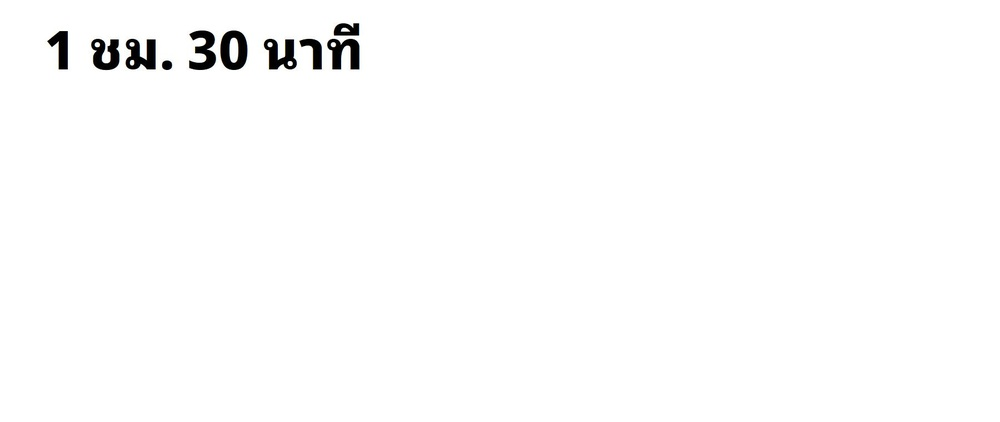
#> input picture data/ttf11/train/img/ExtraBold/image-000000111.jpg, 1000 x 422 px, shrunk from 1800 x 760 before the run, found by its file name
$ python bounding_rect2.py
#> lines starting #> are read from the running program, lines starting #| are printed output that depends on the picture; after the words box and inside, x2 and y2 are one past the last pixel; in counts of white or black regions, pixels touching at a corner belong together
from PIL import Image, ImageOps
import os
from shutil import copyfile
import shutil
import os
import cv2
import numpy as np

# 원본 이미지 경로
source_path = r'C:\Users\TAMSystech\yjh\ipynb\deep-text-recognition-benchmark\data\ttf11\train\img'

# 대상 이미지 경로
target_path = r'C:\Users\TAMSystech\yjh\ipynb\deep-text-recognition-benchmark\data\ttf11\train2\img'

# 원본 이미지 경로
source_path = r'C:\Users\TAMSystech\yjh\ipynb\deep-text-recognition-benchmark\data\ttf11\train2\img'

# 대상 이미지 경로
target_path = r'C:\Users\TAMSystech\yjh\ipynb\deep-text-recognition-benchmark\data\ttf11\train3\img'

# 패딩 크기 정의
padding_size = 10
padding_size = 100

# 각 디렉터리에 대해 작업 수행
for root, dirs, files in os.walk(source_path):
    for dir_name in dirs:
        # 새로운 디렉터리 경로 생성
        source_dir_path = os.path.join(source_path, dir_name)
        target_dir_path = os.path.join(target_path, dir_name)

        # 새로운 디렉터리 생성
        os.makedirs(target_dir_path, exist_ok=True)

        # 각 디렉터리에 있는 jpg 파일 처리
        for filename in os.listdir(source_dir_path):
            if filename.lower().endswith('.jpg'):
                src_file_path = os.path.join(source_dir_path, filename)
                target_file_path = os.path.join(target_dir_path, filename)

                print(f'이건 정상으로 디렉토리일때 반복할때 filename : {filename}')
                src_image_path = os.path.join(source_dir_path, filename)
                print(f'이건 정상으로 디렉토리일때 반복할때 src_image_path : {src_image_path}')
                source_file_path = os.path.join(source_dir_path, filename)
                target_file_path = os.path.join(target_dir_path, filename)


                # 이미지 로드
                src_image = Image.open(src_image_path)
#> src_image is the input picture: PIL image 1000x422 RGB; mean R, G, B 252.1, 252.1, 252.1

                # 이미지를 그레이스케일로 변환
                src_img_cv_grey = cv2.cvtColor(np.array(src_image), cv2.COLOR_BGR2GRAY)

                # 이미지 이진화
                _, src_binary = cv2.threshold(src_img_cv_grey, 128, 255, cv2.THRESH_BINARY_INV)
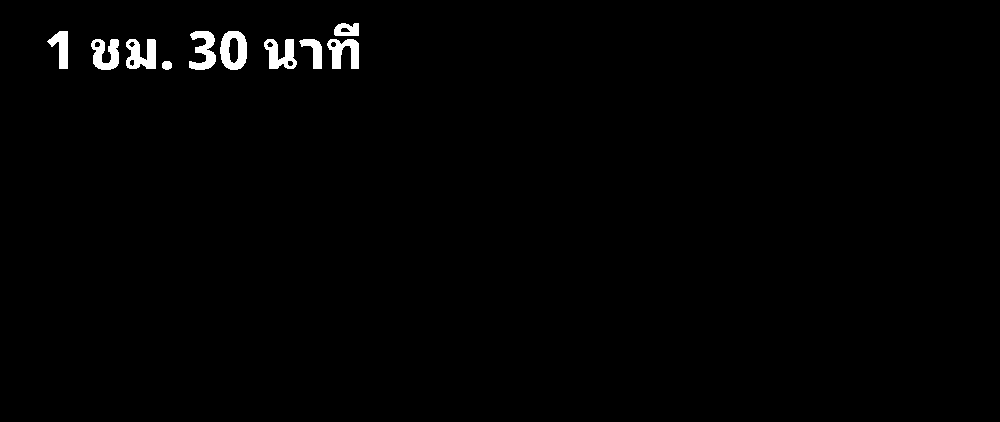
#> src_binary: shape (422, 1000); 1.1% white; 10 white regions

                # 윤곽선 찾기
                src_contours, _ = cv2.findContours(src_binary, cv2.RETR_EXTERNAL, cv2.CHAIN_APPROX_SIMPLE)
#> src_contours = 10 contours; largest, box (x1, y1, x2, y2) and area: (220, 31, 247, 70) 834, (126, 39, 156, 69) 597, (264, 39, 297, 69) 568, (327, 39, 359, 69) 529, (91, 39, 119, 70) 529
                # print(f"src_contours: {src_contours} ")

                # 전체 텍스트 영역을 포함하는 bounding box 계산
                x_min, y_min, x_max, y_max = float('inf'), float('inf'), 0, 0
                x_min, y_min, x_max, y_max = float('inf'), float('inf'), 0, 0

                # 추가할 여백 값
                margin = 5  # 예시로 10으로 설정하였습니다. 필요에 따라 조절하세요.

                for contour in src_contours:
                    x, y, w, h = cv2.boundingRect(contour)
                    print(f"x: {x}, y: {y}, w: {w}, h: {h}")

                    x_min = min(x_min, x)
                    y_min = min(y_min, y)
                    # [4 lines of commented-out code are left out]
                    x_max = max(x_max, x + w)
                    y_max = max(y_max, y + h)

                    # [10 lines of commented-out code are left out]

                    x_min = x_min - margin
                    y_min = y_min - margin
                    x_max = x_max + margin
                    y_max = y_max + margin
                    # 결과 확인
                    print(f"x_min: {x_min}, y_min: {y_min}, x_max: {x_max}, y_max: {y_max}")
#> this loop made 10 passes
#> (x, y, w, h, x_min, y_min, x_max, y_max) on passes 1 to 10: (162, 61, 10, 9, 157, 56, 177, 75), (327, 39, 32, 30, 152, 34, 364, 80), (299, 39, 23, 30, 147, 29, 369, 85), (264, 39, 33, 30, 142, 24, 374, 90), (126, 39, 30, 30, 121, 19, 379, 95), (91, 39, 28, 31, 86, 14, 384, 100), (220, 31, 27, 39, 81, 9, 389, 105), (189, 31, 27, 39, 76, 4, 394, 110), (47, 31, 21, 38, 42, -1, 399, 115), (334, 23, 25, 13, 37, -6, 404, 120)
#> (printed output is left out)
#> after the loop, x_max = 404; x_min = 37; y_max = 120; y_min = -6

                # 이미지에서 전체 텍스트 부분만 자르기
                text_region = src_image.crop((x_min, y_min, x_max, y_max))
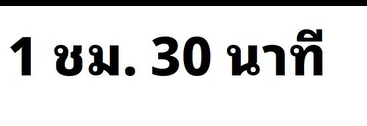
#> text_region: PIL image 367x126 RGB; mean R, G, B 216.4, 216.4, 216.3
                #                 text_region = src_image.crop((1, 200, x_max, y_max))
                #                 text_region = src_image.crop((1, y - margin, x_max, y_max))

                # 결과 이미지 저장 (덮어쓰기)
                # text_region.save(image_path)
                text_region.save(target_file_path)

                print(f"Saved text region for {filename} in {target_dir_path}")

                # # 이미지에 패딩 추가
                # img_with_padding = ImageOps.expand(img, border=padding_size, fill='white')
                #
                # # 새로운 이미지 저장
                # img_with_padding.save(target_file_path)

                #print(f"{filename}에 패딩을 추가하여 저장 완료.")
